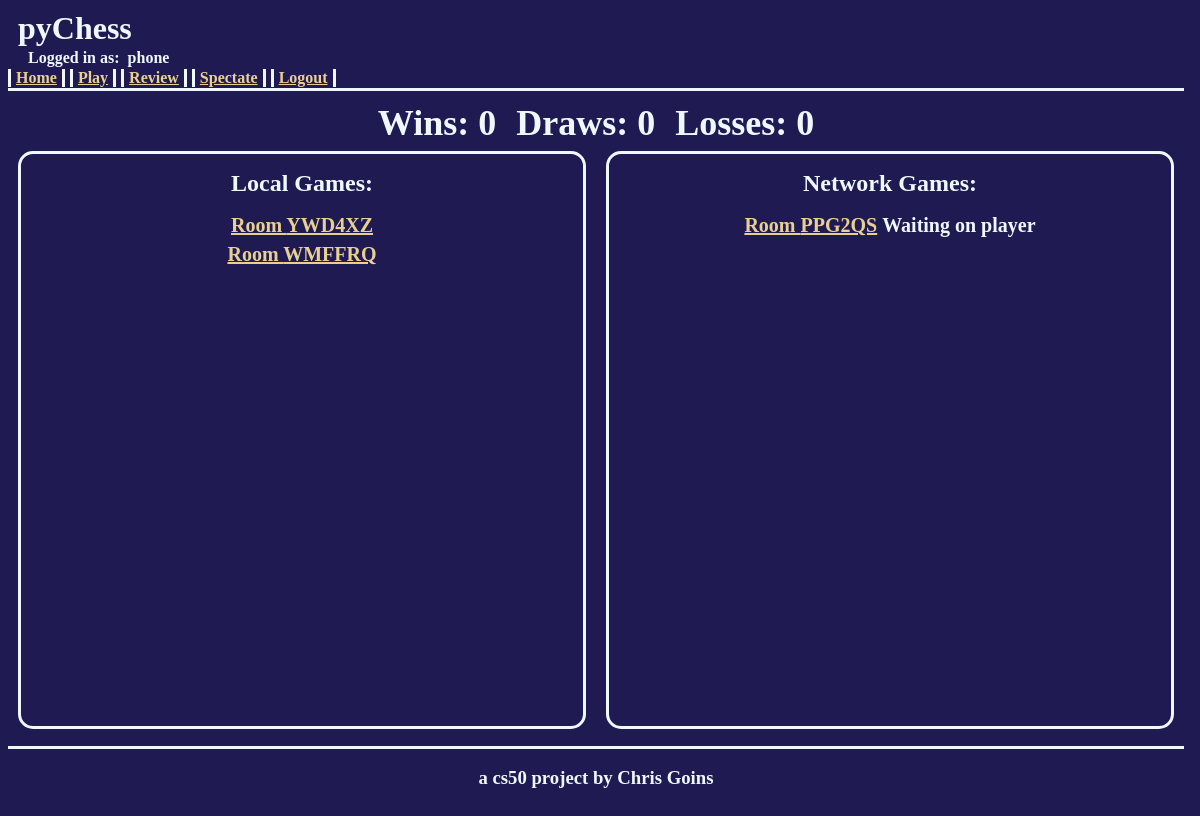
Page / (signed in) on the earlier database version.
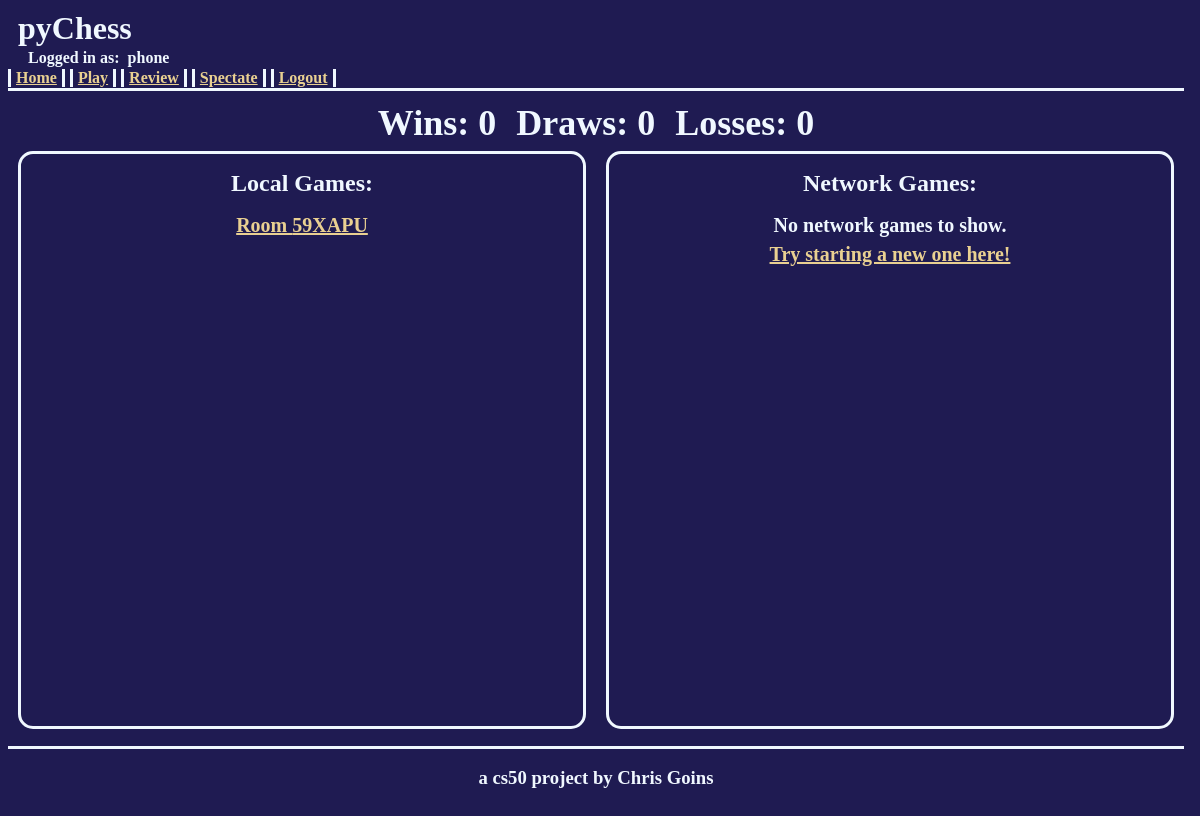
Same page on the later database version.
### pychess/models.py (models this page shows, shortened)
class User(AbstractUser):
    pass

class Game(models.Model):
    roomCode = models.CharField(max_length=6, unique=True, null=True, blank=True)
    player1 = models.ForeignKey(User, on_delete=models.CASCADE, related_name="player1")
    player2 = models.ForeignKey(User, on_delete=models.CASCADE, related_name="player2", null=True, blank=True)
    isActive = models.BooleanField()
    winner = models.ForeignKey(User, on_delete=models.CASCADE, related_name="winner", null=True, blank=True)

### pychess/views.py (the view, shortened to what this page needs)
# urls.py: path("", views.index, name="index"),
def index(request):
    if request.user.is_authenticated:
        localGames = Game.objects.filter(player1 = request.user, player2 = request.user, isActive=True)
        activeNetworkGames = []
        netGameQuery = Game.objects.filter(player1 = request.user, isActive=True).exclude(player2 = request.user)
        for game in netGameQuery:
            activeNetworkGames.append(game)
        netGameQuery = Game.objects.filter(player2 = request.user,isActive=True).exclude(player1 = request.user)
        for game in netGameQuery:
            activeNetworkGames.append(game)
        completedGames = {}
        completedGames['wins'] = 0
        completedGames['draws'] = 0
        completedGames['losses'] = 0
        netGameQuery = Game.objects.filter(player1 = request.user, isActive=False).exclude(player2=request.user)
        netGameQuery = Game.objects.filter(player2 = request.user, isActive=False).exclude(player1=request.user)
        return render(request, 'pychess/index.html', {'localGames':localGames, 'networkGames':activeNetworkGames, 'completedGames':completedGames})
    else:
        return redirect(loginView)

### pychess/templates/pychess/index.html (shortened to what this page needs)
{% extends "pychess/layout.html" %}
{% block body %}
    <div class="playerStats">
        <div class="stat">Wins: {{ completedGames.wins }}</div>
        <div class="stat">Draws: {{ completedGames.draws }}</div>
        <div class="stat">Losses: {{ completedGames.losses }}</div>
    </div>
    <div class="tableContainer">
        <div class="infoTable">
            <div class="infoHeader">Local Games:</div>
            {% for game in localGames %}
                <div class="infoItem">
                    <a href="{% url 'localGame' %}?room={{game.roomCode}}">Room {{ game.roomCode }}</a>
                </div>
            {% empty %}
                <div class="infoItem">No local games to show.</div>
                <div class="infoItem"><a href="{% url 'play' %}">Try starting a new one here!</a></div>
            {% endfor %}
        </div>
        <div class="infoTable">
            <div class="infoHeader">Network Games:</div>
            {% for game in networkGames %}
                <div class="infoItem">
                    <a href="{% url 'networkGame' %}?room={{game.roomCode}}">Room {{ game.roomCode }}</a>
                    {% if game.player2 %}
                        {% if request.user == game.player1 %}
                            <span>Against: {{ game.player2 }}</span>
                        {% else %}
                            <span>Against: {{ game.player1 }}</span>
                        {% endif %}
                    {% else %}
                        <span>Waiting on player</span>
                    {% endif %}
                </div>
            {% empty %}
                <div class="infoItem">No network games to show.</div>
                <div class="infoItem"><a href="{% url 'play' %}">Try starting a new one here!</a></div>
            {% endfor %}
        </div>
    </div>
{% endblock %}

### pychess/templates/pychess/layout.html (shortened to what this page needs)
{% load static %}
<!DOCTYPE html>
<html lang="en">
    <head>
        <link rel="stylesheet" href="{% static 'pychess/styles.css' %}">
    </head>
    <body>
        <div class="screen">
            <div class="header">
                <div class="mainHeader">
                    pyChess
                </div>
                <div class="subHeader">
                    {% if user.is_authenticated %}
                        Logged in as: &nbsp;<strong>{{ user }}</strong>
                    {% else %}
                        You are not logged in
                    {% endif %}
                </div>
                <div class="navBar">
                    {% if user.is_authenticated %}
                        <div class="navLink"><a href="{% url 'index' %}">Home</a></div>
                        <div class="navLink"><a href="{% url 'play' %}">Play</a></div>
                        <div class="navLink"><a href="{% url 'review' %}">Review</a></div>
                        <div class="navLink"><a href="{% url 'spectate' %}">Spectate</a></div>
                        <div class="navLink"><a href="{% url 'logout' %}">Logout</a></div>
                    {% else %}
                        <div class="navLink"><a href="{% url 'login' %}">Login</a></div>
                        <div class="navLink"><a href="{% url 'register' %}">Register</a></div>
                        <div class="navLink"><a href="{% url 'spectate' %}">Spectate</a></div>
                    {% endif %}
                </div>
            </div>
            <div class="content">
                {% block body %}
                {% endblock %}
            </div>
            <div class="footer">
                <h3>a cs50 project by Chris Goins</h3>
            </div>
        </div>
    </body>
</html>

### pychess/static/pychess/styles.css (style rules this page uses)
body { background-color: rgb(31, 27, 82); }
a { color:rgb(233, 208, 145); }
.screen { display:flex; flex-direction: column; width:98vw; height:100vh; }
.header { color:aliceblue; display:flex; flex-direction:column; width:100%; flex-basis:10%; flex-grow:0; flex-shrink:0; border-bottom:solid; border-color:aliceblue; }
.content { color:aliceblue; display:flex; flex-direction:column; width:100%; flex-basis:85%; flex-grow:0; flex-shrink:1; }
.footer { color:aliceblue; display:flex; flex-basis:5%; flex-grow:0; flex-shrink:1; justify-content: center; align-items:center; text-align: center; border-top: solid; border-color:aliceblue; }
.mainHeader { color:aliceblue; display:flex; flex-basis:50%; font-size:32px; font-weight:bold; align-items:center; padding-left:10px; }
.subHeader { color:aliceblue; display:flex; flex-basis:25%; font-size:16px; font-weight: bold; align-items:center; padding-left:20px; }
.navBar { display:flex; flex-direction:row; flex-basis:25%; align-items:center; }
.navLink { font-weight:bold; border-left:solid; border-right:solid; padding-left:5px; padding-right:5px; margin-right:5px; }

### pychess/templates/pychess/index.html (style rules this page uses)
.playerStats { display:flex; flex-direction: row; flex-basis:10%; align-items:center; justify-content: center; }
.stat { display:flex; font-size:36px; font-weight:bold; height:100%; align-items:center; margin-left:10px; margin-right:10px; }
.tableContainer { display:flex; flex-direction:row; flex-basis:90%; align-items:center; justify-content:center; margin-bottom:20px; }
.infoTable { display:flex; flex-direction: column; flex-basis:25%; height:100%; align-items: center; margin-left:10px; margin-right:10px; border:solid; border-color:aliceblue; border-radius:15px; overflow-y:scroll; }
.infoHeader { width:100%; flex-basis:10%; display:flex; flex-grow:0; flex-shrink:0; align-items: center; justify-content:center; font-size:24px; font-weight:bold; }
.infoItem { display:flex; width:100%; flex-basis:5%; flex-grow:0; flex-shrink:0; align-items: center; justify-content:center; font-size:20px; font-weight: bold; }
@media (max-width:1500px) { .infoTable { flex-basis:50%; } }

Differences in the rows shown:
removed Game: roomCode "YWD4XZ"
removed Game: roomCode "WMFFRQ"
removed Game: roomCode "PPG2QS", shows "Waiting on player"
added Game: roomCode "59XAPU"
Other differences:
text now shown: "No network games to show. Try starting a new one here!"
